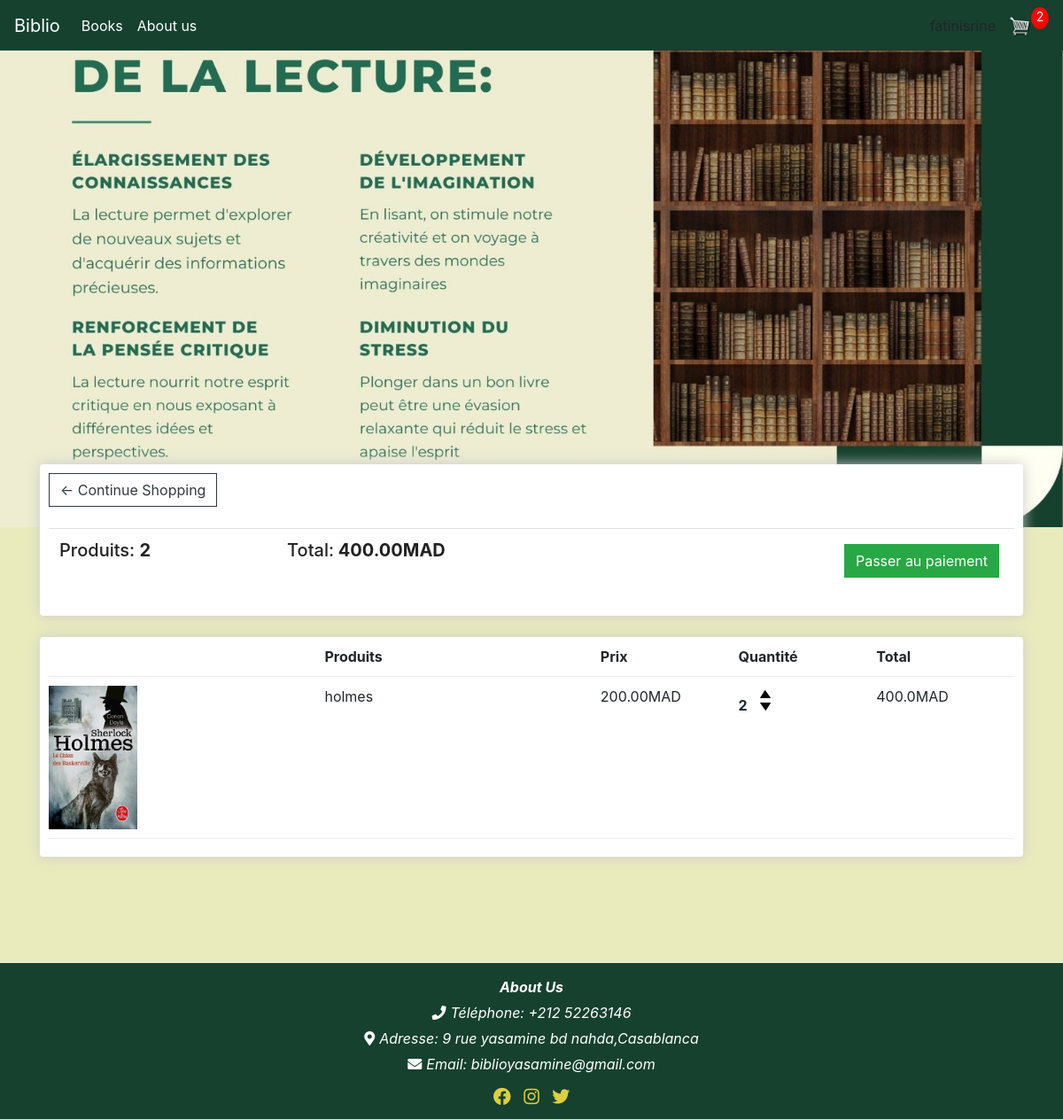
/cart/ (signed in), run on an earlier commit of the app's database.
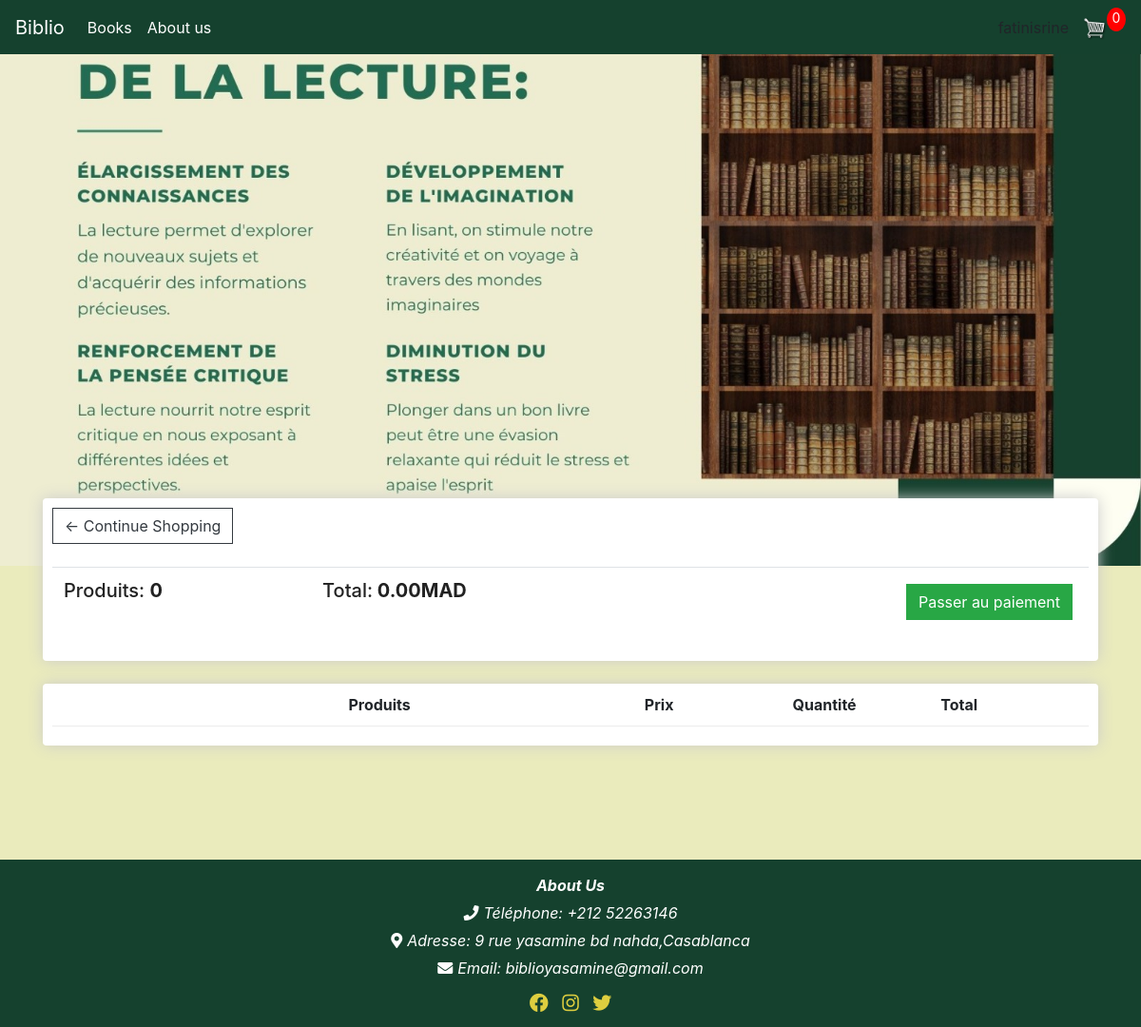
And on a later commit of the database.
### store/models.py (models this page shows, shortened)
class Order(models.Model):
    customer = models.ForeignKey(Customer,on_delete=models.SET_NULL, null=True, blank=True)
    date_ordered = models.DateTimeField(auto_now_add=True)
    complete = models.BooleanField(default=False, null=True, blank=False)
    transaction_id = models.CharField(max_length=100, null=True)
    @property
    def get_cart_total(self):
        orderitems=self.orderitem_set.all()
        total=sum([item.get_total for item in orderitems])
        return total
    @property
    def get_cart_items(self):
        orderitems=self.orderitem_set.all()
        total=sum([item.quantity for item in orderitems])
        return total

class OrderItem(models.Model):
    product=models.ForeignKey(Product,on_delete=models.SET_NULL,null=True)
    order=models.ForeignKey(Order,on_delete=models.SET_NULL,null=True)
    quantity=models.IntegerField(default=0,null=True,blank=True)
    date_added=models.DateTimeField(auto_now_add=True)
    @property
    def get_total(self):
        total=self.product.price*self.quantity
        return total

class Product (models.Model):
    name=models.CharField(max_length=200,null=True)
    price=models.FloatField(max_length=200,null=True)
    slug = models.SlugField(max_length=128)
    digital=models.BooleanField(default=False,null=True,blank=False)
    image=models.ImageField(null=True,blank=True)
    @property
    def imageURL(self):
        try:
            url=self.image.url
        except:
            url=''
        return url

### store/views.py (the view)
# urls.py: path('cart/', views.cart, name="cart"),
def cart(request):
     data=cartData(request)
     cartItems=data['cartItems']
     order=data['order']
     items=data['items']
     context = {'items':items,'order':order,'cartItems':cartItems}
     return render(request, 'store/cart.html', context)

### store/utils.py (called while the page is built)
def cartData(request):
    if request.user.is_authenticated:
        customer=request.user.customer
        order, created=Order.objects.get_or_create(customer=customer,complete=False)
        items=order.orderitem_set.all()
        cartItems = order.get_cart_items
    else:
        cookieData=cookieCart(request)
        cartItems=cookieData['cartItems']
        order=cookieData['order']
        items=cookieData['items']
    return {'cartItems':cartItems,'order':order,'items':items}

### store/Templates/store/cart.html
{% extends 'store/main.html' %}
{% load static %}
{% block content %}
<div class="row">
     <div class="col-lg-12">
          <div class="box-element">
               <a  class="btn btn-outline-dark" href="{% url 'store' %}">&#x2190; Continue Shopping</a>
               <br>
               <br>
               <table class="table">
                    <tr>
                         <th><h5>Produits: <strong>{{order.get_cart_items}}</strong></h5></th>
                         <th><h5>Total:<strong> {{order.get_cart_total|floatformat:2}}MAD</strong></h5></th>
                         <th>
                              <a  style="float:right; margin:5px;" class="btn btn-success" href="{% url 'checkout' %}">Passer au paiement</a>
                         </th>
                    </tr>
               </table>
          </div>
          <br>
          <div class="box-element">
               <div class="cart-row">
                    <div style="flex:2"></div>
                    <div style="flex:2"><strong>Produits</strong></div>
                    <div style="flex:1"><strong>Prix</strong></div>
                    <div style="flex:1"><strong>Quantité</strong></div>
                    <div style="flex:1"><strong>Total</strong></div>
               </div>
               {% for item in items %}
               <div class="cart-row">
                    <div style="flex:2"><img class="row-image" src="{{item.product.imageURL}}"></div>
                    <div style="flex:2"><p>{{item.product.name}}</p></div>
                    <div style="flex:1"><p>{{item.product.price|floatformat:2}}MAD</p></div>
                    <div style="flex:1">
                         <p class="quantity">{{item.quantity}}</p>
                         <div class="quantity">
                              <img data-product="{{item.product.id}}" data-action="add" class="chg-quantity update-cart" src="{% static  'images/arrow-up.png' %}">
                              <img data-product="{{item.product.id}}" data-action="remove" class="chg-quantity update-cart" src="{% static  'images/arrow-down.png' %}">
                         </div>
                    </div>
                    <div style="flex:1"><p>{{item.get_total}}MAD</p></div>
               </div>
               {% endfor %}
          </div>
     </div>
</div>
{% endblock content %}

What changed in the data, as far as the page shows it:
removed OrderItem: product.imageURL (picture), product.name "holmes", product.price "200.00", quantity "2", get_total "400.0"
computed for Order: get_cart_items "2" → "0"; get_cart_total "400.00" → "0.00"
Also different on the page:
{{ cartItems }}: "2" → "0"
